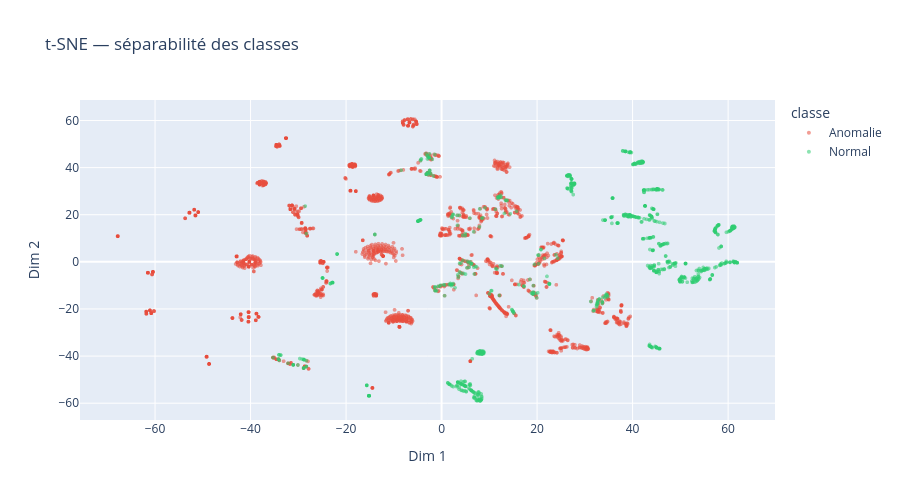

Notebook source saved alongside this figure:
### Markdown cell above
---
## Approche 1 — Diagnostic t-SNE

Avant de chercher à améliorer les modèles, on regarde si les classes sont **séparables visuellement**.  
t-SNE projette les données en 2D en préservant la structure locale.  

- Classes bien séparées → les modèles peuvent bien fonctionner
- Classes mélangées → la détection sera toujours difficile, quelle que soit la méthode

### Code cell
N_TSNE   = 3000
idx_tsne = np.random.choice(len(X_sample_qt), N_TSNE, replace=False)

print(f't-SNE sur {N_TSNE} points (peut prendre 1-2 min)...')
start = time.perf_counter()
tsne  = TSNE(n_components=2, random_state=RANDOM_STATE, perplexity=30, n_iter=800, n_jobs=-1)
X_2d  = tsne.fit_transform(X_sample_qt[idx_tsne])
print(f'[timer] {time.perf_counter() - start:.1f}s')

df_tsne = pd.DataFrame({
    'x': X_2d[:, 0], 'y': X_2d[:, 1],
    'classe': np.where(y_sample[idx_tsne] == 1, 'Anomalie', 'Normal')
})
fig = px.scatter(df_tsne, x='x', y='y', color='classe',
                  color_discrete_map={'Normal': '#2ecc71', 'Anomalie': '#e74c3c'},
                  opacity=0.55, title='t-SNE — séparabilité des classes',
                  labels={'x': 'Dim 1', 'y': 'Dim 2'})
fig.update_traces(marker_size=4)
fig.update_layout(height=500)
fig.show()

### Figure 1 — Plotly figure (JSON) as saved in the notebook; plotly's stock layout.template omitted (floating-point values rounded to 4 significant figures; data arrays with more than 128 entries replaced by an {"elided": "..."} marker saying what was removed)
{"data": [{"hovertemplate": "classe=Anomalie<br>Dim 1=%{x}<br>Dim 2=%{y}<extra></extra>", "legendgroup": "Anomalie", "marker": {"color": "#e74c3c", "opacity": 0.55, "size": 4, "symbol": "circle"}, "mode": "markers", "name": "Anomalie", "showlegend": true, "type": "scattergl", "x": {"elided": "2074 float values"}, "xaxis": "x", "y": {"elided": "2074 float values"}, "yaxis": "y"}, {"hovertemplate": "classe=Normal<br>Dim 1=%{x}<br>Dim 2=%{y}<extra></extra>", "legendgroup": "Normal", "marker": {"color": "#2ecc71", "opacity": 0.55, "size": 4, "symbol": "circle"}, "mode": "markers", "name": "Normal", "showlegend": true, "type": "scattergl", "x": {"elided": "926 float values"}, "xaxis": "x", "y": {"elided": "926 float values"}, "yaxis": "y"}], "layout": {"height": 500, "legend": {"title": {"text": "classe"}, "tracegroupgap": 0}, "title": {"text": "t-SNE — séparabilité des classes"}, "xaxis": {"anchor": "y", "domain": [0, 1], "title": {"text": "Dim 1"}}, "yaxis": {"anchor": "x", "domain": [0, 1], "title": {"text": "Dim 2"}}}}
